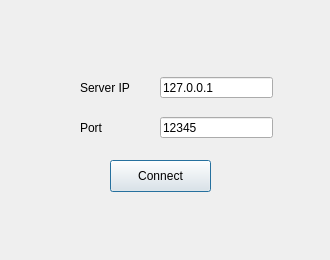
<?xml version="1.0" encoding="UTF-8"?>
<ui version="4.0">
 <class>ConnectDialog</class>
 <widget class="QDialog" name="ConnectDialog">
  <property name="geometry">
   <rect>
    <x>0</x>
    <y>0</y>
    <width>330</width>
    <height>260</height>
   </rect>
  </property>
  <property name="windowTitle">
   <string>Dialog</string>
  </property>
  <widget class="QLabel" name="label">
   <property name="geometry">
    <rect>
     <x>80</x>
     <y>80</y>
     <width>58</width>
     <height>16</height>
    </rect>
   </property>
   <property name="text">
    <string>Server IP</string>
   </property>
  </widget>
  <widget class="QLineEdit" name="lineEditHost">
   <property name="geometry">
    <rect>
     <x>160</x>
     <y>77</y>
     <width>113</width>
     <height>21</height>
    </rect>
   </property>
   <property name="text">
    <string>127.0.0.1</string>
   </property>
  </widget>
  <widget class="QLabel" name="label_2">
   <property name="geometry">
    <rect>
     <x>80</x>
     <y>120</y>
     <width>58</width>
     <height>16</height>
    </rect>
   </property>
   <property name="text">
    <string>Port</string>
   </property>
  </widget>
  <widget class="QLineEdit" name="lineEditPort">
   <property name="geometry">
    <rect>
     <x>160</x>
     <y>117</y>
     <width>113</width>
     <height>21</height>
    </rect>
   </property>
   <property name="text">
    <string>12345</string>
   </property>
  </widget>
  <widget class="QPushButton" name="pushButtonConnect">
   <property name="geometry">
    <rect>
     <x>110</x>
     <y>160</y>
     <width>101</width>
     <height>32</height>
    </rect>
   </property>
   <property name="text">
    <string>Connect</string>
   </property>
  </widget>
 </widget>
 <resources/>
 <connections/>
</ui>
